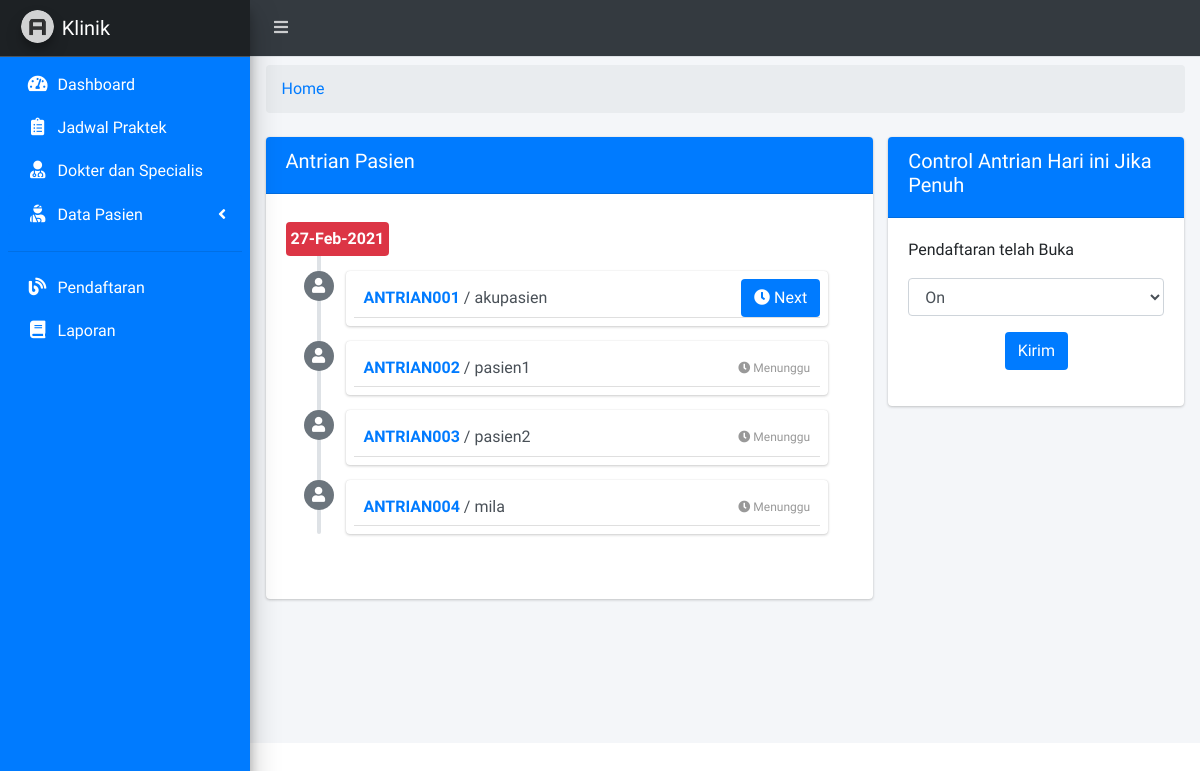
Page /staff.php on the committed database.
### tables this page shows
CREATE TABLE `tb_pasien` (
  `id_pasien` char(15) NOT NULL,
  `id_dokter` char(15) NOT NULL,
  `id_user` char(15) NOT NULL,
  `no_antrian` char(16) NOT NULL,
  `no_rekam_medis` char(16) NOT NULL,
  `waktu` varchar(225) NOT NULL,
  `hari_periksa` varchar(225) NOT NULL,
  `nomor_antri` char(16) NOT NULL
);

CREATE TABLE `tb_user` (
  `id_user` char(15) NOT NULL,
  `username` varchar(50) NOT NULL,
  `password` varchar(225) NOT NULL,
  `confirm_password` varchar(225) NOT NULL,
  `nama_user` varchar(30) NOT NULL,
  `jenis_kelamin` varchar(10) NOT NULL,
  `gol_darah` varchar(10) NOT NULL,
  `tempat_lahir` varchar(100) NOT NULL,
  `tanggal_lahir` varchar(225) NOT NULL,
  `agama` varchar(10) NOT NULL,
  `tgl_masuk` varchar(225) NOT NULL
);

CREATE TABLE `tb_control` (
  `id` int(15) NOT NULL,
  `status` varchar(15) NOT NULL
);

### page/staff/home_staff.php (the view, shortened to what this page needs)
<div class="row">
  <div class="col-sm-12">
    <ol class="breadcrumb mt-2">
          <li class="breadcrumb-item active"><a href="#">Home</a></li>
        </ol>
  </div>
</div>
<div class="row">
  <div class="col-sm-8">
    <div class="card mt-2 m-0">
      <div class="card-header bg-blue">
        <h5>Antrian Pasien</h5>
      </div>
      <div class="card-body">
    <div class="timeline mt-2">
      <div class="time-label">
        <?php
        $tgl = date('d-M-Y');
        ?>
        <span class="bg-red"><?= $tgl; ?></span>
      </div>
      <?php
      $sqlpasien = mysqli_query($koneksi, "SELECT * FROM tb_pasien X INNER JOIN tb_user Y ON y.id_user = x.id_user WHERE nomor_antri != '' ORDER BY nomor_antri ASC");
      while ($pasien = mysqli_fetch_array($sqlpasien)) { ?>
        <div>
            <i class="fas fa-user bg-gray"></i>
          <div class="timeline-item p-2">
            <?php
            $minantri = mysqli_query($koneksi, "SELECT MIN(nomor_antri) as antri FROM tb_pasien WHERE nomor_antri != ''");
            $cek = mysqli_fetch_array($minantri);
            if ($pasien['nomor_antri'] == $cek['antri']) { ?>
              <a href="page/staff/proses/delete_nomorantri.php?id=<?= $pasien['id_pasien']; ?>" class="btn bg-blue float-right" onclick="return confirm('Annda akan melanjutkan antrian!')"><i class="fas fa-clock"></i> Next</a>
            <?php }else{
              echo '<span class="time"><i class="fas fa-clock"></i> Menunggu</span>';
            }
            ?>
            <h3 class="timeline-header no-border"><a href="#"><?= $pasien['nomor_antri']; ?></a> / <?= $pasien['nama_user']; ?></h3>
          </div>
        </div>
      <?php }
      ?>
    </div>
      </div>
    </div>
  </div>
  <div class="col-sm-4">
    <div class="card mt-2">
      <div class="card-header bg-blue">
        <h5>Control Antrian Hari ini Jika Penuh</h5>
      </div>
      <div class="card-body">
        <div class="form-group">
          <?php
          $sqlon = mysqli_query($koneksi, "SELECT * FROM tb_control");
          $sqloff = mysqli_fetch_array($sqlon);
            if ($sqloff['status'] == 'On') {
              $isi = "Pendaftaran telah Buka";
            }else{
              $isi = 'Pendaftaran telah Tutup';
            }
            echo "<p>".$isi."</p>";
          ?>
        </div>
        <form action="" method="POST">
          <div class="form-group">
            <select class="form-control" name="onoff">
              <?php
              $panel = array('On','Off');
              foreach ($panel as $key) {
                if ($key == $sqloff['status']) {
                 $select = 'selected';
                }else{
                  $select = '';
                }
                echo "<option value='".$key."' ".$select.">".$key."</option>";
              }
              ?>
            </select>
          </div>
          <div class="form-group text-center">
            <button type="submit" class="btn bg-blue">Kirim</button>
          </div>
        </form>
      </div>
    </div>
  </div>
</div>

### rows in the picture
tb_pasien: nomor_antri "ANTRIAN001", id_user.nama_user "akupasien"
tb_pasien: shows "Menunggu", nomor_antri "ANTRIAN002", id_user.nama_user "pasien1"
tb_pasien: shows "Menunggu", nomor_antri "ANTRIAN003", id_user.nama_user "pasien2"
tb_pasien: shows "Menunggu", nomor_antri "ANTRIAN004", id_user.nama_user "mila"
tb_control: status "Pendaftaran telah Buka"

### other values in the picture
form field onoff "On"
